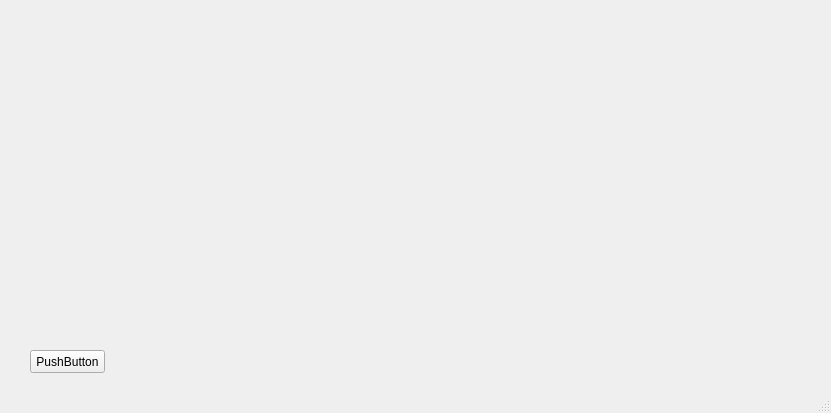
<?xml version="1.0" encoding="UTF-8"?>
<ui version="4.0">
 <class>MainWindow</class>
 <widget class="QMainWindow" name="MainWindow">
  <property name="geometry">
   <rect>
    <x>0</x>
    <y>0</y>
    <width>831</width>
    <height>413</height>
   </rect>
  </property>
  <property name="windowTitle">
   <string>MainWindow</string>
  </property>
  <widget class="QWidget" name="centralwidget">
   <widget class="QPushButton" name="pushButton">
    <property name="geometry">
     <rect>
      <x>30</x>
      <y>350</y>
      <width>75</width>
      <height>23</height>
     </rect>
    </property>
    <property name="text">
     <string>PushButton</string>
    </property>
   </widget>
  </widget>
  <widget class="QMenuBar" name="menubar">
   <property name="geometry">
    <rect>
     <x>0</x>
     <y>0</y>
     <width>831</width>
     <height>21</height>
    </rect>
   </property>
  </widget>
  <widget class="QStatusBar" name="statusbar"/>
 </widget>
 <resources/>
 <connections/>
</ui>
